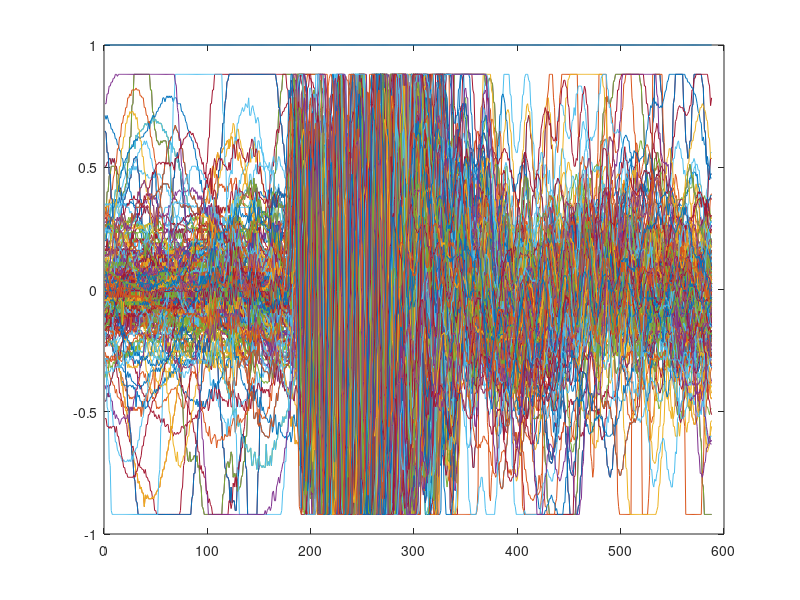

Here is the MATLAB script that generated this plot:
load('lab5pt2.mat');
close all;



for i = 1:30
    for j = 1:15

        sig = recMatrix_sig(:, i, j);

        plot(sig); hold on;
    







    end
end